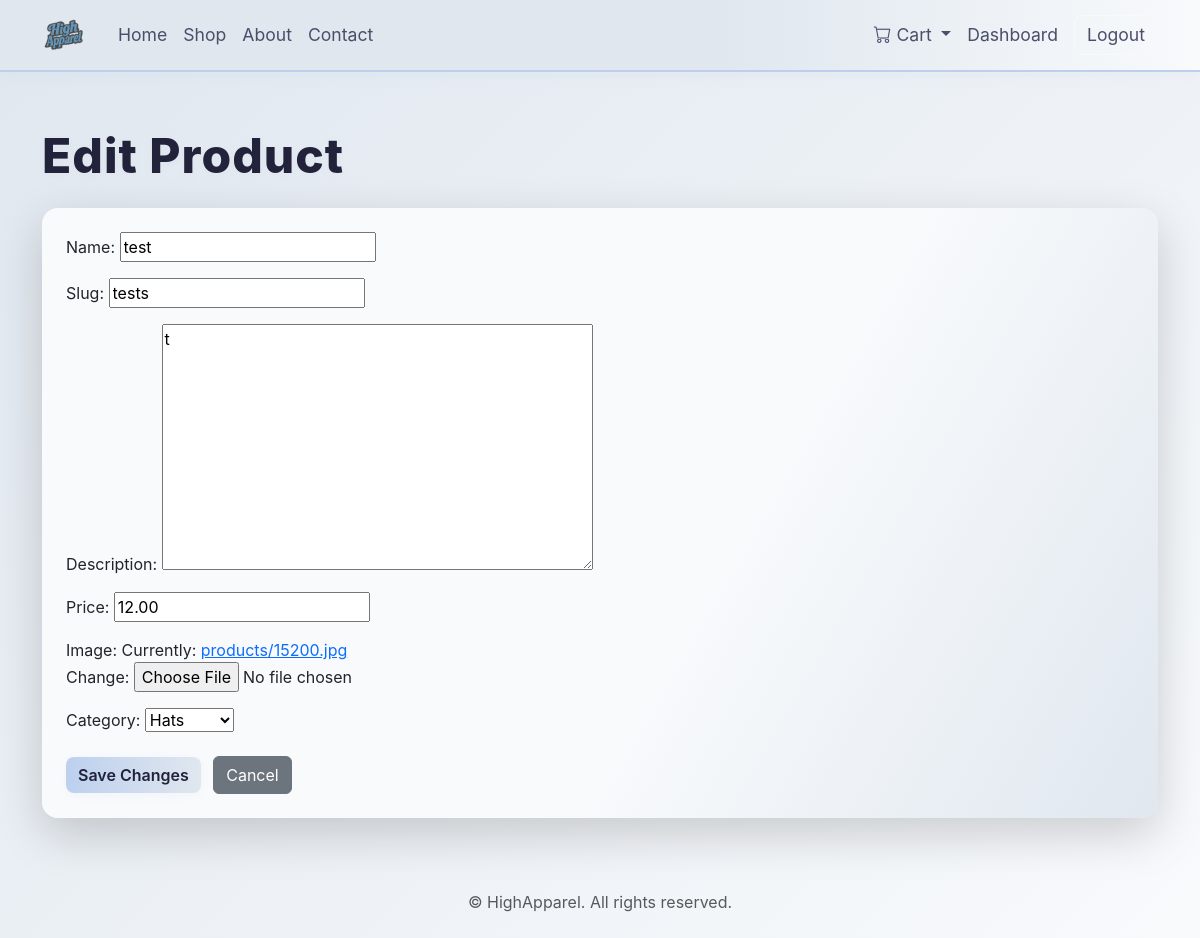
The app's page /shop/tests/edit/ (signed in) with its own data.
### shop/models.py (models this page shows, shortened)
class Product(models.Model):
    name = models.CharField(max_length=200)
    slug = models.SlugField(unique=True, blank=True, null=True)
    description = models.TextField()
    price = models.DecimalField(max_digits=10, decimal_places=2)
    image = models.ImageField(upload_to="products/")
    category = models.ForeignKey(Category, on_delete=models.CASCADE)  # Many products to one category
    created_by = models.ForeignKey(User, on_delete=models.CASCADE, related_name='products', null=True, blank=True)
    class Meta:
        ordering = ['name']

class Category(models.Model):
    name = models.CharField(max_length=100)
    slug = models.SlugField(unique=True)
    description = models.TextField(blank=True, null=True)
    class Meta:
        ordering = ['name']  # Categories are ordered alphabetically by name.
    def __str__(self):
        return self.name

### shop/views.py (the view)
# urls.py: path('shop/<slug:slug>/edit/', views.edit_product, name='edit_product'),
@login_required
def edit_product(request, slug):
    product = get_object_or_404(Product, slug=slug)
    if product.created_by != request.user:
        return redirect('product_detail', slug=product.slug)
    if request.method == 'POST':
        form = ProductForm(request.POST, request.FILES, instance=product)
        if form.is_valid():
            form.save()
            return redirect('product_detail', slug=product.slug)
    else:
        form = ProductForm(instance=product)
    return render(request, 'shop/edit_product.html', {'form': form, 'product': product})

### shop/forms.py
class ProductForm(forms.ModelForm):
    class Meta:
        model = Product
        fields = ["name", "slug", "description", "price", "image", "category"]

### shop/views.py (called while the page is built, shortened)
def cart_context(request):
    cart = request.session.get('cart', {})  # Get the cart dictionary from the session
    products = Product.objects.filter(id__in=cart.keys())
    cart_items = []
    cart_count = 0
    cart_total = Decimal('0.00')
    return {
        'cart_items_nav': cart_items,
        'cart_count': cart_count,
        'cart_total': cart_total,
    }

### templates/shop/edit_product.html (shortened to what this page needs)
{% extends 'layout.html' %}
{% block main %}
<main class="container py-5">
  <div class="hero-title mb-3">Edit Product</div>
  <div class="card shadow-lg p-4">
    <form method="post" enctype="multipart/form-data">
      {{ form.as_p }}
      <button type="submit" class="btn btn-primary mt-2">Save Changes</button>
      <a href="{% url 'product_detail' product.slug %}" class="btn btn-secondary mt-2 ms-2">Cancel</a>
    </form>
  </div>
</main>
{% endblock %}

### static/style.css (style rules this page uses)
html, body { height: 100%; margin: 0; padding: 0; background: linear-gradient(135deg, #e0e7ef 0%, #f8fafc 100%); font-family: 'Inter', 'Segoe UI', Arial, sans-serif; color: #22223b; -webkit-font-smoothing: antialiased; -moz-osx-font-smoothing: grayscale; font-smooth: always; }
body { background-attachment: fixed; background-repeat: no-repeat; }
.hero, .card, .navbar, .btn, .form-control, .form-select { -webkit-backdrop-filter: blur(0.5px); backdrop-filter: blur(0.5px); }
.hero-title { font-size: 3rem; font-weight: 800; color: #22223b; margin-bottom: 1rem; letter-spacing: 1px; text-shadow: 0 2px 8px rgba(161,180,209,0.08); }
.btn-primary, .btn-success, .btn-outline-primary { border-radius: 0.5rem; font-weight: 600; box-shadow: 0 2px 8px rgba(161,180,209,0.08); -webkit-box-shadow: 0 2px 8px rgba(161,180,209,0.08); transition: background 0.2s, color 0.2s, box-shadow 0.2s; background: linear-gradient(90deg, #bcd0ee 0%, #e0e7ef 100%); border: none; color: #22223b; }
.card { border-radius: 1.5rem; box-shadow: 0 2px 16px rgba(161,180,209,0.10); -webkit-box-shadow: 0 2px 16px rgba(161,180,209,0.10); border: none; transition: box-shadow 0.2s, transform 0.2s; background: linear-gradient(120deg, #f8fafc 60%, #e0e7ef 100%); }
body::before { display: none !important; }
body, .d-flex.flex-column.min-vh-100 { position: relative; z-index: 1; }
.card, .card-body { background-color: rgba(255,255,255,0.95) !important; border-radius: 16px !important; }

### records on screen
Product: name "test", slug "tests", description "t", price "12.00", category "Hats"
